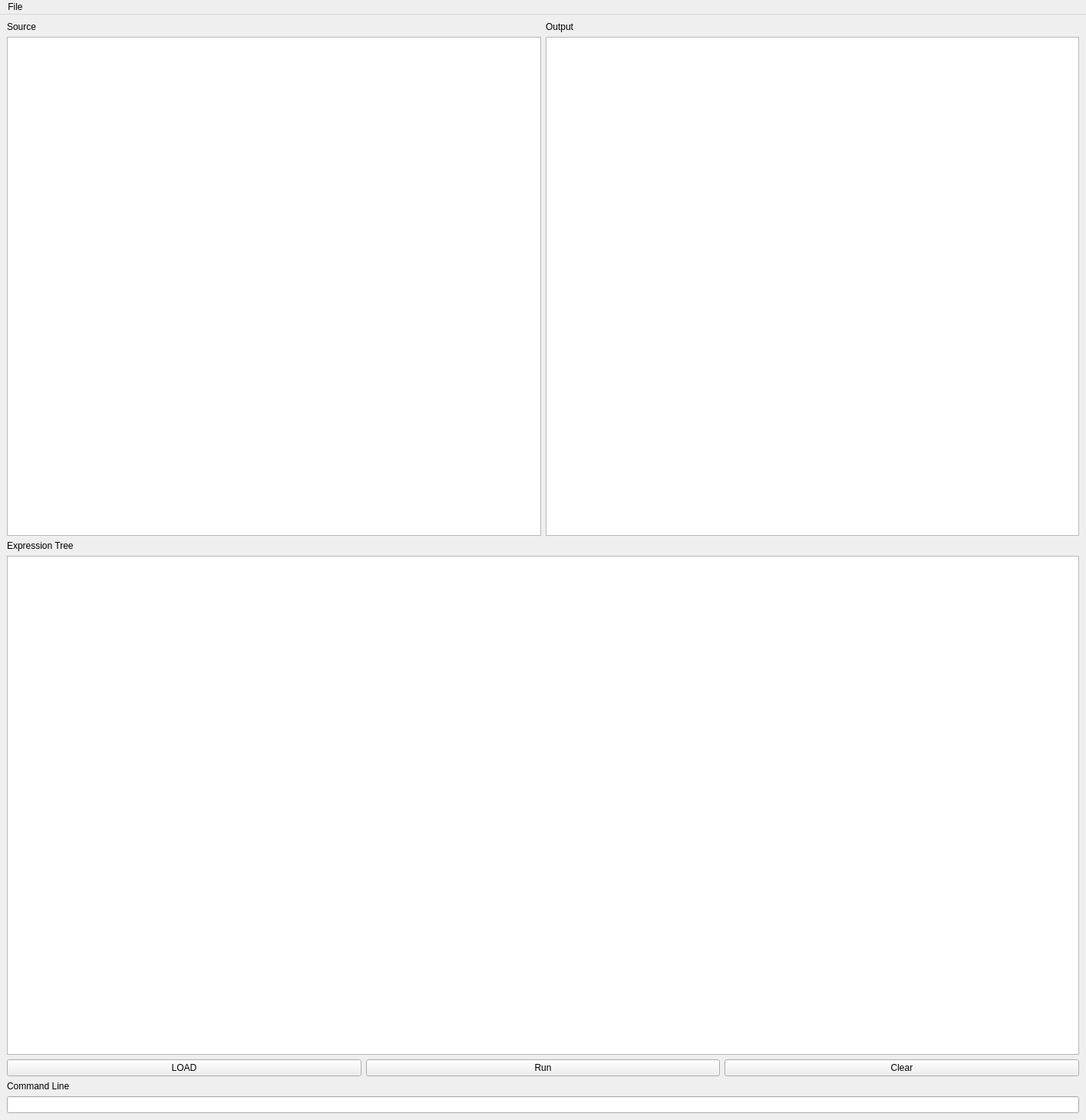
<?xml version="1.0" encoding="UTF-8"?>
<ui version="4.0">
 <class>MainWindow</class>
 <widget class="QMainWindow" name="MainWindow">
  <property name="geometry">
   <rect>
    <x>0</x>
    <y>0</y>
    <width>1415</width>
    <height>1459</height>
   </rect>
  </property>
  <property name="sizePolicy">
   <sizepolicy hsizetype="Expanding" vsizetype="Expanding">
    <horstretch>0</horstretch>
    <verstretch>0</verstretch>
   </sizepolicy>
  </property>
  <property name="acceptDrops">
   <bool>false</bool>
  </property>
  <property name="windowTitle">
   <string>BasicGui</string>
  </property>
  <widget class="QWidget" name="centralwidget">
   <property name="sizePolicy">
    <sizepolicy hsizetype="Expanding" vsizetype="Expanding">
     <horstretch>0</horstretch>
     <verstretch>0</verstretch>
    </sizepolicy>
   </property>
   <layout class="QVBoxLayout" name="verticalLayout_5">
    <item>
     <layout class="QHBoxLayout" name="horizontalLayout_3">
      <item>
       <layout class="QVBoxLayout" name="verticalLayout_2">
        <item>
         <widget class="QLabel" name="label_2">
          <property name="text">
           <string>Source</string>
          </property>
         </widget>
        </item>
        <item>
         <widget class="QTextBrowser" name="source"/>
        </item>
       </layout>
      </item>
      <item>
       <layout class="QVBoxLayout" name="verticalLayout">
        <item>
         <widget class="QLabel" name="label">
          <property name="text">
           <string>Output</string>
          </property>
         </widget>
        </item>
        <item>
         <widget class="QTextEdit" name="output"/>
        </item>
       </layout>
      </item>
     </layout>
    </item>
    <item>
     <layout class="QVBoxLayout" name="verticalLayout_3">
      <item>
       <widget class="QLabel" name="label_3">
        <property name="text">
         <string>Expression Tree</string>
        </property>
       </widget>
      </item>
      <item>
       <widget class="QTextBrowser" name="expressionTree"/>
      </item>
     </layout>
    </item>
    <item>
     <layout class="QHBoxLayout" name="horizontalLayout_2">
      <item>
       <widget class="QPushButton" name="loadButton">
        <property name="text">
         <string>LOAD</string>
        </property>
       </widget>
      </item>
      <item>
       <widget class="QPushButton" name="excuteButton">
        <property name="text">
         <string>Run</string>
        </property>
       </widget>
      </item>
      <item>
       <widget class="QPushButton" name="clearButton">
        <property name="text">
         <string>Clear</string>
        </property>
       </widget>
      </item>
     </layout>
    </item>
    <item>
     <layout class="QVBoxLayout" name="verticalLayout_4">
      <item>
       <widget class="QLabel" name="label_4">
        <property name="text">
         <string>Command Line</string>
        </property>
       </widget>
      </item>
      <item>
       <widget class="QLineEdit" name="cmd"/>
      </item>
     </layout>
    </item>
   </layout>
  </widget>
  <widget class="QMenuBar" name="menubar">
   <property name="geometry">
    <rect>
     <x>0</x>
     <y>0</y>
     <width>1415</width>
     <height>39</height>
    </rect>
   </property>
   <widget class="QMenu" name="menuMinimal_Basic">
    <property name="title">
     <string>File</string>
    </property>
    <addaction name="loadAction"/>
    <addaction name="runAction"/>
    <addaction name="clearAction"/>
   </widget>
   <addaction name="menuMinimal_Basic"/>
  </widget>
  <action name="clearAction">
   <property name="text">
    <string>Clear(Ctrl+K)</string>
   </property>
   <property name="shortcut">
    <string>Ctrl+K</string>
   </property>
  </action>
  <action name="runAction">
   <property name="text">
    <string>Excute(Ctrl+R)</string>
   </property>
   <property name="shortcut">
    <string>Ctrl+R</string>
   </property>
  </action>
  <action name="loadAction">
   <property name="text">
    <string>Load(Ctrl+O)</string>
   </property>
   <property name="shortcut">
    <string>Ctrl+O</string>
   </property>
  </action>
 </widget>
 <resources/>
 <connections/>
</ui>
